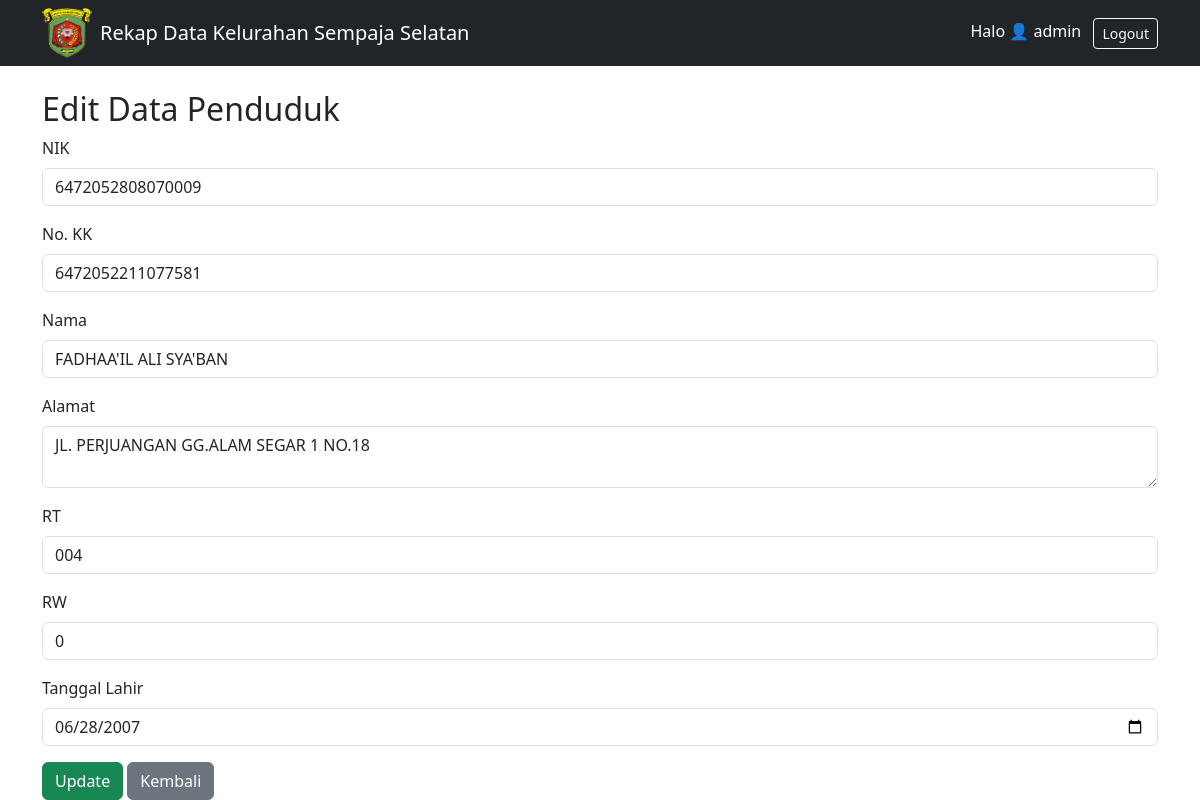
Page /edit/17/ (signed in) on the committed database.
### rekap/models.py (models this page shows, shortened)
class DataPenduduk(models.Model):
    nik = models.CharField(max_length=16, unique=True)
    no_kk = models.CharField(max_length=20, blank=True, null=True)
    nama = models.CharField(max_length=100)
    alamat = models.TextField()
    rt = models.CharField(max_length=3)
    rw = models.CharField(max_length=3)
    tanggal_lahir = models.DateField()
    foto = models.ImageField(upload_to='foto_penduduk/', blank=True, null=True)

### rekap/views.py (the view, shortened to what this page needs)
# urls.py: path('edit/<int:pk>/', views.edit_penduduk, name='edit_penduduk'),
@login_required
def edit_penduduk(request, pk):
    if not request.user.is_staff:
        messages.error(request, 'Anda tidak memiliki izin untuk mengedit.')
        return redirect('list_penduduk')
    penduduk = get_object_or_404(DataPenduduk, pk=pk)
    return render(request, 'rekap/edit_penduduk.html', {'penduduk': penduduk})

### rekap/templates/rekap/edit_penduduk.html (shortened to what this page needs)
{% extends 'rekap/home.html' %}
{% block content %}
<h2>Edit Data Penduduk</h2>
<form method="post">
    <div class="mb-3">
        <label class="form-label">NIK</label>
        <input type="text" name="nik" class="form-control" value="{{ penduduk.nik }}" required>
    </div>
    <div class="mb-3">
        <label for="id_no_kk" class="form-label">No. KK</label>
        <input type="text" class="form-control" id="id_no_kk" name="no_kk" value="{{ penduduk.no_kk }}" required>
    </div>
    <div class="mb-3">
        <label class="form-label">Nama</label>
        <input type="text" name="nama" class="form-control" value="{{ penduduk.nama }}" required>
    </div>
    <div class="mb-3">
        <label class="form-label">Alamat</label>
        <textarea name="alamat" class="form-control" required>{{ penduduk.alamat }}</textarea>
    </div>
    <div class="mb-3">
        <label class="form-label">RT</label>
        <input type="text" name="rt" class="form-control" value="{{ penduduk.rt }}" required>
    </div>
    <div class="mb-3">
        <label class="form-label">RW</label>
        <input type="text" name="rw" class="form-control" value="{{ penduduk.rw }}" required>
    </div>
    <div class="mb-3">
        <label for="id_tanggal_lahir" class="form-label">Tanggal Lahir</label>
        <input type="date" name="tanggal_lahir" class="form-control" value="{{ penduduk.tanggal_lahir|date:'Y-m-d' }}" required>
    </div>
    <button type="submit" class="btn btn-success">Update</button>
    <a href="{% url 'list_penduduk' %}" class="btn btn-secondary">Kembali</a>
</form>
{% endblock %}

### rekap/templates/rekap/home.html (shortened to what this page needs)
<!DOCTYPE html>
<html>
<head>
    {% load static %}
    <link href="https://cdn.jsdelivr.net/npm/bootstrap@5.3.2/dist/css/bootstrap.min.css" rel="stylesheet">
</head>
<body>
<nav class="navbar navbar-expand-lg navbar-dark bg-dark">
    <div class="container">
        <img src="{% static 'rekap/samarinda.png' %}" alt="Logo Samarinda" width="50" height="50" class="me-2">
        <a class="navbar-brand" href="{% url 'list_penduduk' %}">Rekap Data Kelurahan Sempaja Selatan</a>
        <div class="ms-auto">
            {% if user.is_authenticated %}
                <span class="text-white me-2">Halo 👤 {{ user.username }}</span>
                <form action="{% url 'logout' %}" method="post" style="display:inline;">
                    <button type="submit" class="btn btn-outline-light btn-sm">Logout</button>
                </form>
            {% endif %}
        </div>
    </div>
</nav>
<div class="container mt-4">
    {% block content %}
    {% endblock %}
</div>
</body>
</html>

### rows in the picture
DataPenduduk: nik "6472052808070009", no_kk "6472052211077581", nama "FADHAA'IL ALI SYA'BAN", alamat "JL. PERJUANGAN GG.ALAM SEGAR 1 NO.18", rt "004", rw "0", tanggal_lahir "06/28/2007"

### other values in the picture
{{ user.username }} "admin"
